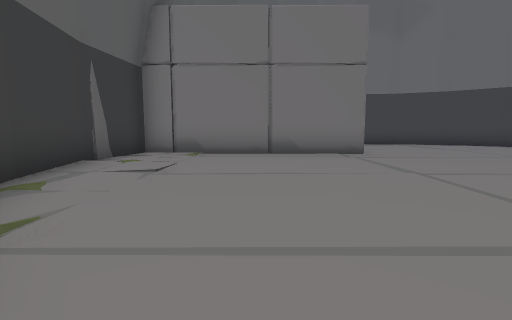
View 1 (above)

12 first-person views from a walk through a scene from a Unity 3-D project. The camera is 1.2 m above the floor, tilts 6° down and sees 85° across. The floor is counted in squares, 2 m on a side. Each view is taken from the middle of a square. On the plan, view 1 faces up. The plan holds only what a view shows up to about 9 squares ahead; the rest is blank. The place goes on beyond the plan. The player is left out. Door leaves are left out, so doorways stand open.

View 2
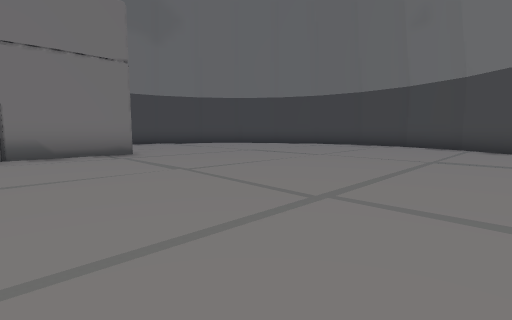

View 3
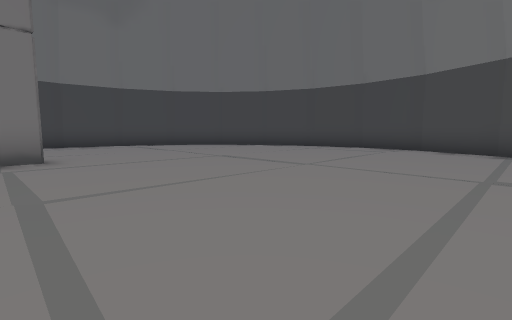

View 4
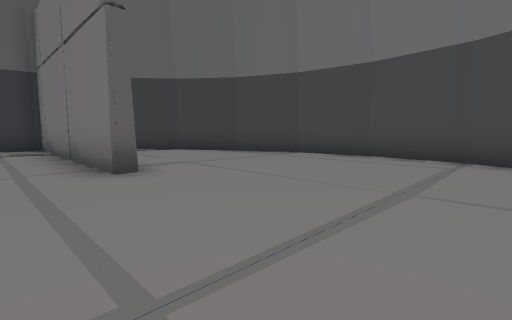

View 5
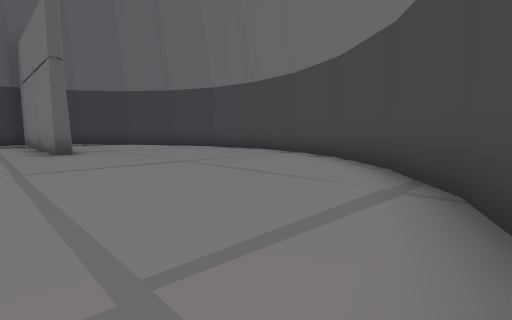

View 6
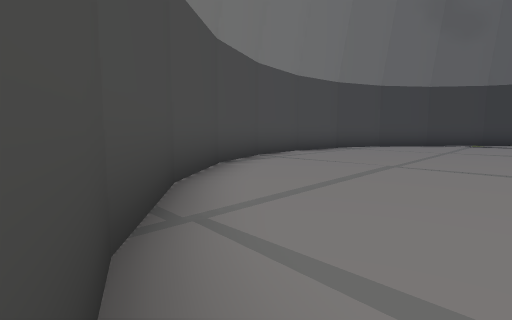

View 7
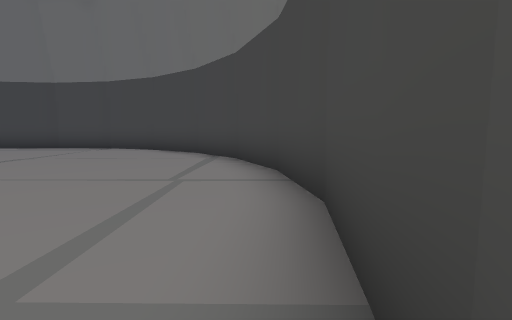

View 8
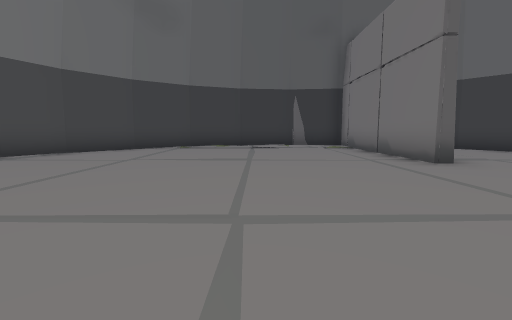

View 9
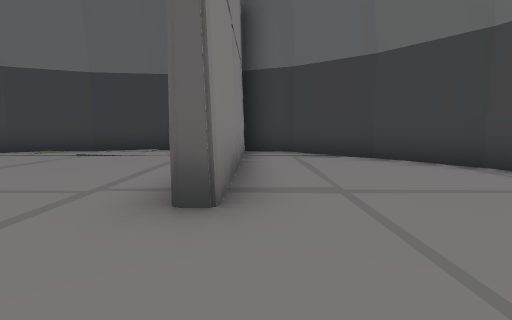

View 10
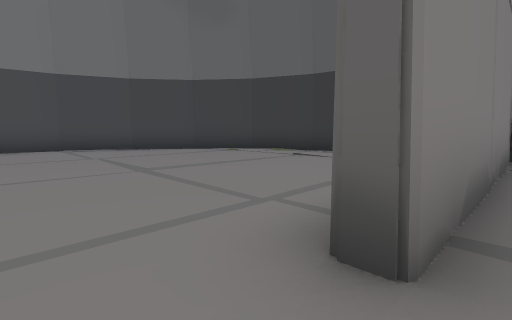

View 11
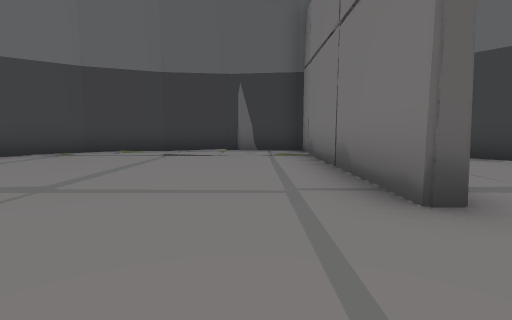

View 12
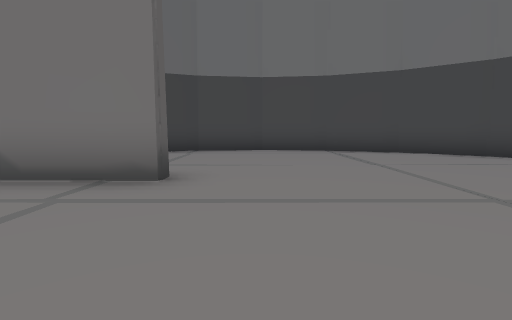

### Floor plan
Points are (right, up) in squares from view 1. A wall is a line through its corners. A room is listed if a view was taken in it or the views show most of it. See-through windows are left out.
Room 1 (views 1, 2, 3, 4, 5, 6, 7, 8, 9, 10, 11, 12)
walls: (2.9, 7.3) (-2.9, 7.3) (-3.2, 5.2); (0.4, -1) (2.3, -1.9); (2.3, -1.8) (4.2, -2.1); (-1.1, 0.1) (0.5, -1.1); (4.1, -2.1) (6.1, -1.8) (8, -1.1); (-3.1, 6) (-3.1, 5.3); (-3, 3.4) (-2.2, 1.6) (-1, 0); (7.8, -1.1) (9.4, 0.1); (9.4, 0) (10.6, 1.6); (-3.3, 6) (-2.9, 3.3); (10.6, 1.5) (11.3, 3.4); (11.3, 3.3) (11.6, 5.3); (-1, 10.6) (-2.2, 9) (-2.8, 7.6) (3, 7.7); (0.6, 11.8) (-1.1, 10.5); (11.6, 5.2) (11.3, 7.2) (10.6, 9) (9.4, 10.6); (2.4, 12.5) (0.4, 11.7); (6.1, 12.4) (4.2, 12.7) (2.2, 12.4); (9.4, 10.5) (7.8, 11.7); (8, 11.7) (6, 12.5)

Where each view was taken, in squares from view 1:
view 1: 0 up, 0 right, facing up
view 2: 0 up, 0 right, facing up-right
view 3: 1 up, 2 right, facing up-right
view 4: 6 up, 7 right, facing up-left
view 5: 6 up, 11 right, facing up-left
view 6: 3 up, 11 right, facing down-left
view 7: 3 up, 11 right, facing up
view 8: 4 up, 8 right, facing left
view 9: 8 up, 5 right, facing left
view 10: 8 up, 4 right, facing down-left
view 11: 6 up, 5 right, facing left
view 12: 4 up, 4 right, facing up
